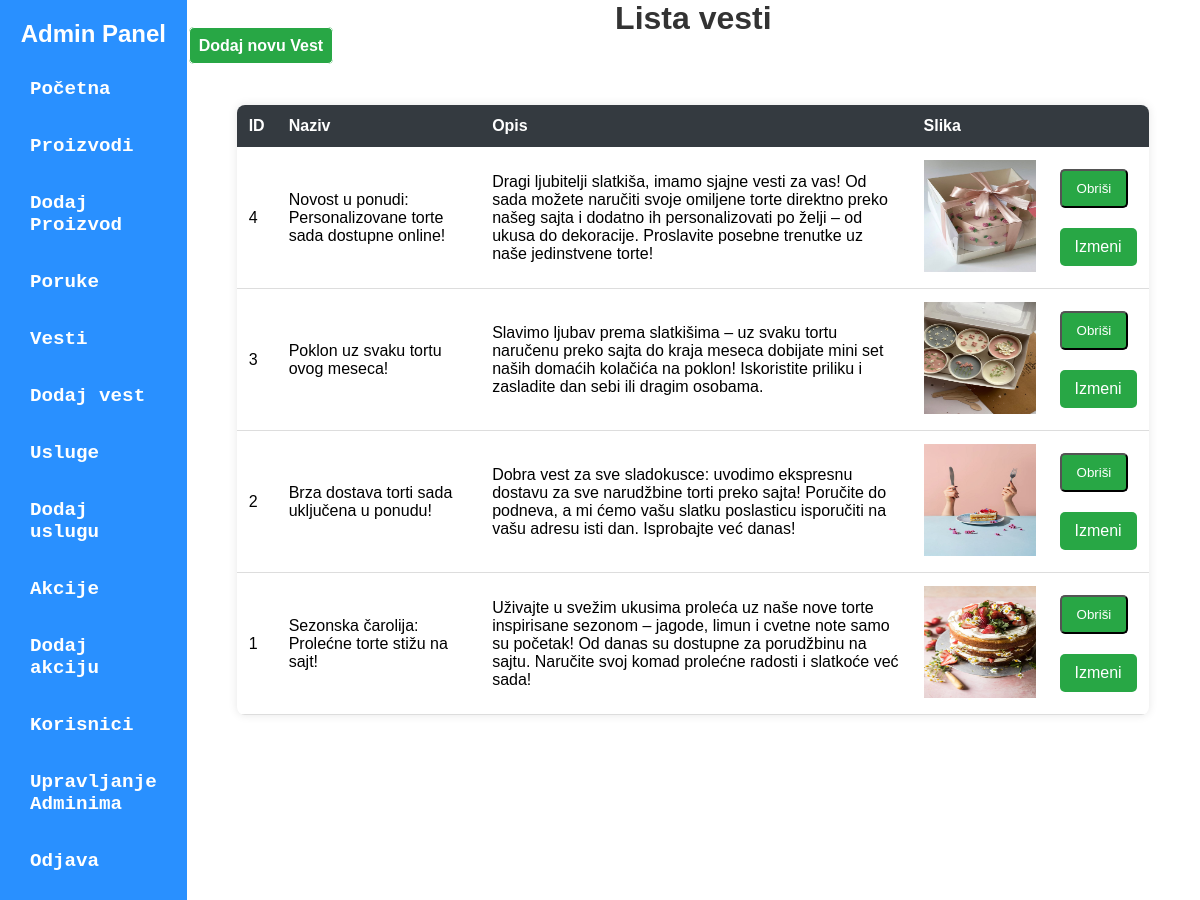
The app's page /admin/admin-dashboard.php?page=vesti, older data.
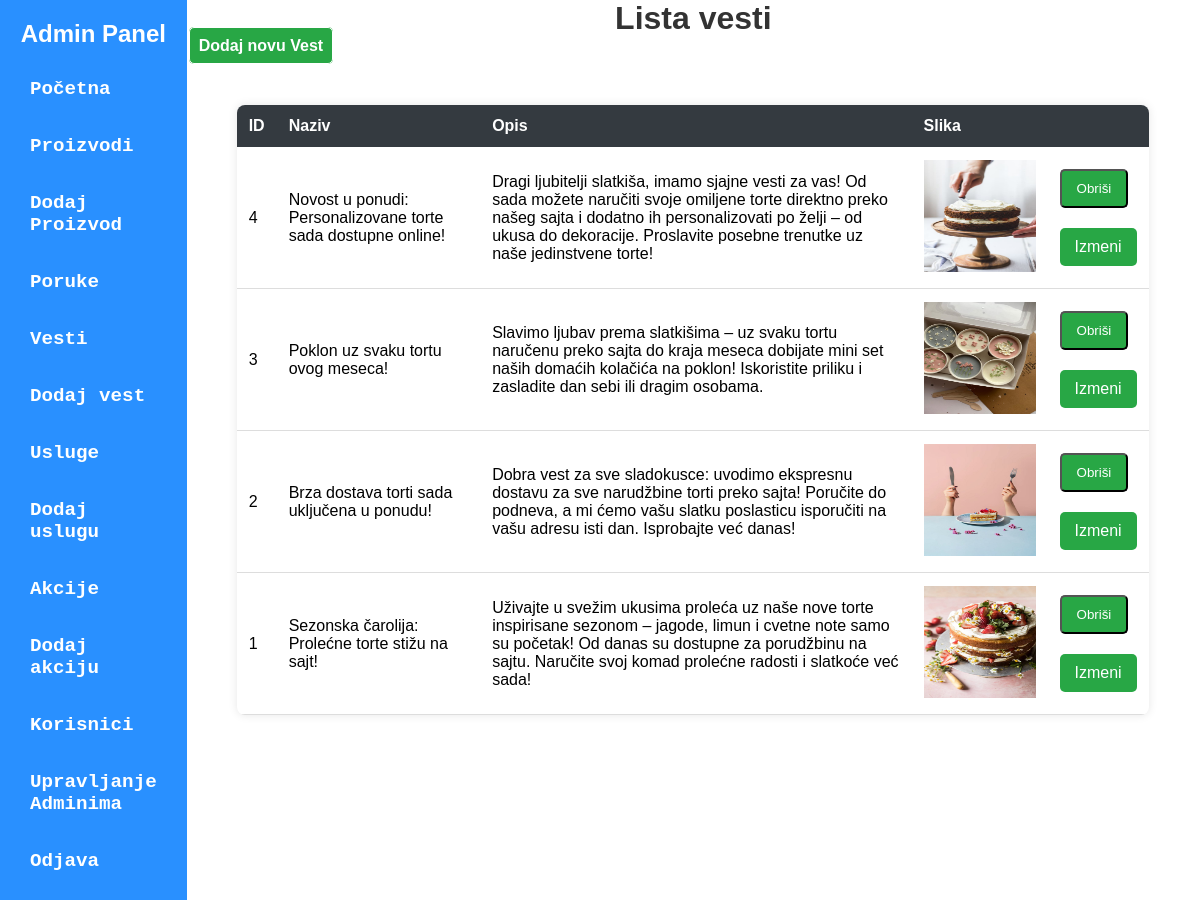
The same page, newer data.
### tables this page shows
CREATE TABLE IF NOT EXISTS `vesti` (
  `id` int(10) unsigned NOT NULL AUTO_INCREMENT,
  `naziv` varchar(128) NOT NULL,
  `opis` varchar(255) NOT NULL,
  `slika` varchar(255) NOT NULL,
  PRIMARY KEY (`id`) USING BTREE
);

### admin/model/VestModel.php (called while the page is built)
<?php
$query = "SELECT * FROM vesti ORDER BY id DESC";
$query_run = mysqli_query($con, $query);
if ($query_run && mysqli_num_rows($query_run) > 0) {
    $vesti = mysqli_fetch_all($query_run, MYSQLI_ASSOC);
} else {
    die("Greška: Nema poruka.");
}
?>

### admin/view/vesti.php (the view, shortened to what this page needs)
<!DOCTYPE html>
<html lang="sr">
<head>
    <link rel="stylesheet" href="./public/table-style.css">
    <link rel="stylesheet" href="./public/pop-up.css">
</head>
<body>
    <h1>Lista vesti</h1>
    <a id="dodajVest" href="admin-dashboard.php?page=dodajVest">Dodaj novu Vest</a>
    <table >
        <tr>
            <th>ID</th>
            <th>Naziv</th>
            <th>Opis</th>
            <th>Slika</th>
            <th></th>
        </tr>
        <?php foreach ($vesti as $vest): ?>
        <tr>
            <td><?= ($vest['id']) ?></td>
            <td><?= ($vest['naziv']) ?></td>
            <td><?= ($vest['opis']) ?></td>
            <td><img src="/Poslasticarnica/<?=$vest['slika'] ?>" alt="proizvod"></td>
            <td>
                <form method="POST" action="./model/delete-vest.php" id="deleteForm<?=$vest['id']?>">
                    <button type="button" onclick="deletePop(<?=$vest['id']?> )" id="dugme">Obriši</button>
                </form>
                <a id="dugme" href="/Poslasticarnica/admin/view/editVest.php?id=<?= $vest['id'] ?>">Izmeni</a>
            </td>
        </tr>
        <?php endforeach; ?>
    </table>
</body>
</html>

### admin/view/admin-nav.php (shortened to what this page needs)
<!DOCTYPE html>
<html lang="sr">
<head>
    <link rel="stylesheet" href="./public/admin-nav.css">
    <link rel="stylesheet" href="./public/message-session.css">
</head>
<body id="body-nav">
    <div class="admin-container">
        <aside class="sidebar">
            <h2 id="admin-title">Admin Panel</h2>
            <ul>
            <li><a href="admin-dashboard.php?page=pocetna">Početna</a></li>
                <li><a href="admin-dashboard.php?page=proizvodi">Proizvodi</a></li>
                <li><a href="admin-dashboard.php?page=dodajProizvod">Dodaj Proizvod</a></li>
                <li><a href="admin-dashboard.php?page=poruke">Poruke</a></li>
                <li><a href="admin-dashboard.php?page=vesti">Vesti</a></li>
                <li><a href="admin-dashboard.php?page=dodajVest">Dodaj vest</a></li>
                <li><a href="admin-dashboard.php?page=usluge">Usluge</a></li>
                <li><a href="admin-dashboard.php?page=dodajUslugu">Dodaj uslugu</a></li>
                <li><a href="admin-dashboard.php?page=akcije">Akcije</a></li>
                <li><a href="admin-dashboard.php?page=dodajAkciju">Dodaj akciju</a></li>
                <li><a href="admin-dashboard.php?page=korisnici">Korisnici</a></li>
                <li><a href="admin-dashboard.php?page=upravljajAdminima">Upravljanje Adminima</a></li>
                <li><a href="admin-dashboard.php?page=odjava">Odjava</a></li>
            </ul>
        </aside>
        <main class="main-content">

### admin/admin-dashboard.php (shortened to what this page needs)
<?php
include("view/admin-nav.php");
include_once 'model/PorukaModel.php';
include_once 'model/VestModel.php';
$page = isset($_GET['page']) ? $_GET['page'] : 'pocetna';
switch ($page) {
    case 'vesti':
            include './view/vesti.php';
            break;
}
?>

### admin/public/admin-nav.css (style rules this page uses)
* { margin: 0; padding: 0; box-sizing: border-box; font-family: Arial, sans-serif; }
.admin-container { height: 70em; display: flex; }
.sidebar { width: 250px; background: #2990ff; color: white; padding: 20px; }
.sidebar #admin-title { text-align: center; margin-bottom: 20px; color: white; }
.sidebar ul { list-style: none; }
.sidebar ul li { margin: 15px 0; }
.sidebar ul li a { color: white; text-decoration: none; display: block; padding: 10px; transition: 0.3s; font-family: 'Courier New', Courier, monospace; font-weight: bold; font-size: larger; }

### admin/public/table-style.css (style rules this page uses)
img { width: 7em; height: 7em; }
h1 { text-align: center; color: #333; }
#dodajProizvod, #dodajVest { border: 1px solid; text-decoration: none; border-radius: 5px; margin: 2px; padding: 9px; background-color: #28a745; color: white; font-weight: bold; }
#dugme { display: inline-block; margin: 10px auto; padding: 10px 15px; text-decoration: none; color: white; background-color: #28a745; border-radius: 5px; text-align: center; }
table { width: 90%; margin: 50px; border-collapse: collapse; background-color: white; box-shadow: 0px 0px 10px rgba(0, 0, 0, 0.1); border-radius: 8px; overflow: hidden; }
th { background-color: #343a40; color: white; padding: 12px; text-align: left; }
td { padding: 12px; border-bottom: 1px solid #ddd; }

Row changes from the older to the newer data that the page shows:
changed vesti "Novost u ponudi: Personalizovane torte sada dostupne online!": slika: a different picture
